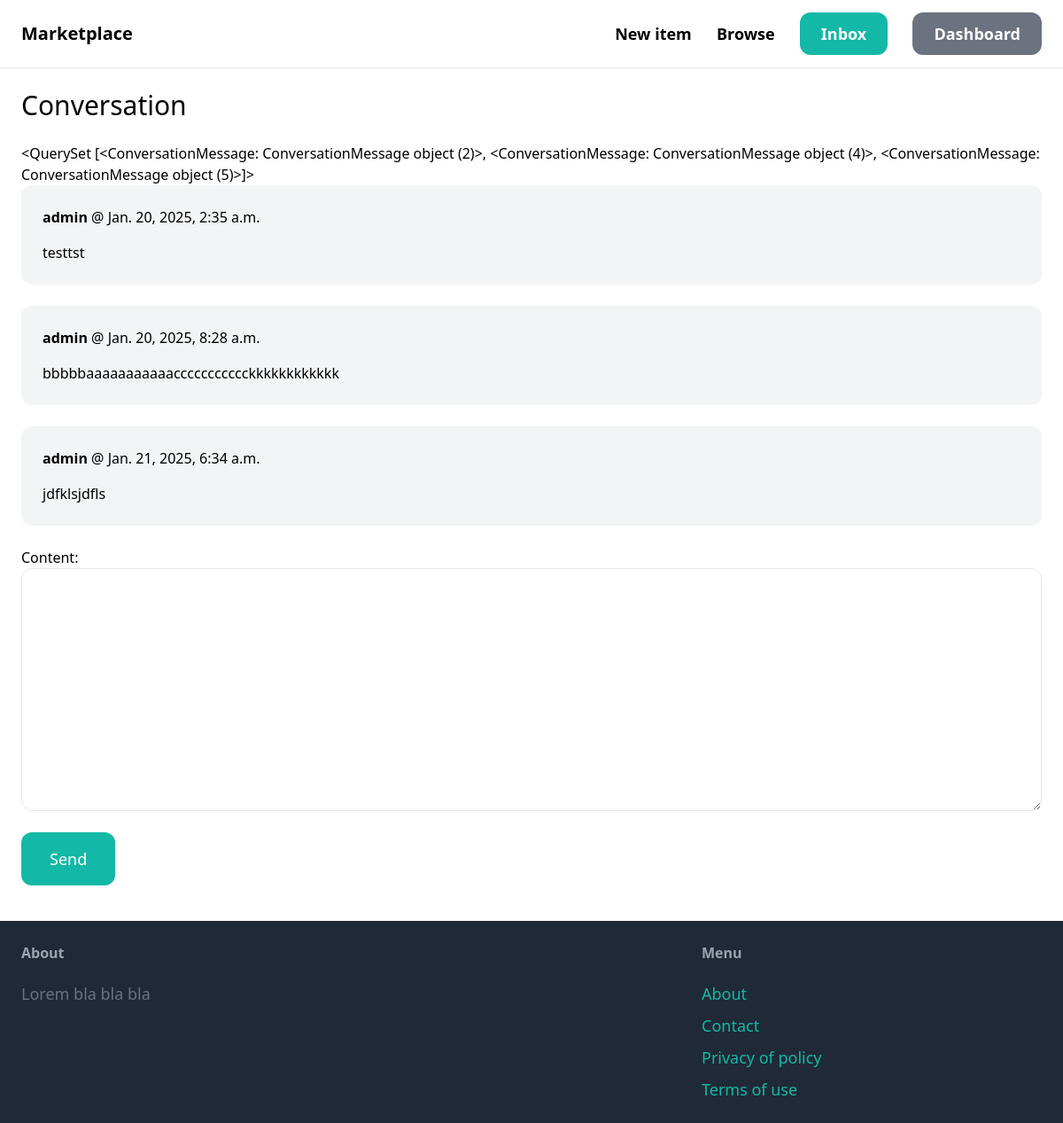
The app's page /inbox/4/ (signed in) with its own data.
### conversation_app/models.py (models this page shows)
class Conversation(models.Model):
    item = models.ForeignKey(Item, related_name='conversations', on_delete=models.CASCADE)
    members = models.ManyToManyField(User, related_name='conversations')
    created_at = models.DateTimeField(auto_now_add=True)
    modified_at = models.DateTimeField(auto_now=True)
    class Meta:
        ordering = ['-modified_at']

class ConversationMessage(models.Model):
    conversation = models.ForeignKey(Conversation, related_name='messages', on_delete=models.CASCADE)
    content = models.TextField()
    created_at = models.DateTimeField(auto_now_add=True)
    created_by = models.ForeignKey(User, related_name='created_messages', on_delete=models.CASCADE)

### conversation_app/views.py (the view)
# urls.py: path('<int:pk>/', views.detail, name='detail'),
@login_required
def detail(request, pk):
    conversation = Conversation.objects.filter(members__in=[request.user.id]).get(pk=pk)
    if request.method == "POST":
        form = ConversationMessageForm(request.POST)
        if form.is_valid():
            conversation_message = form.save(commit=False)
            conversation_message.conversation = conversation
            conversation_message.created_by = request.user
            conversation_message.save()
            conversation.save()
            return redirect('conversation_app:detail', pk=pk)
    else:
        form = ConversationMessageForm()
    return render(request, 'conversation/detail.html', {'conversation': conversation, 'form': form})

### conversation_app/forms.py
class ConversationMessageForm(forms.ModelForm):
    class Meta:
        model = ConversationMessage
        fields = ('content', )
        widgets = {
            'content': forms.Textarea(attrs={
                'class': 'w-full py-4 px-6 rounded-xl border',
            }),
        }

### conversation_app/templates/conversation/detail.html (shortened to what this page needs)
{% extends 'core/base.html' %}
{% block content %}
  <h1 class="mb-6 text-3xl">Conversation</h1>
  <h2 id="message">{{ conversation.messages.all }}</h2>
  <div class="space-y-6">
    {% for message in conversation.messages.all %}
      <div class="p-6 flex bg-gray-100 rounded-xl">
        <div>
          <p class="mb-4">
            <strong>{{ message.created_by.username }}</strong> @ {{ message.created_at }}
          </p>
          <p>{{ message.content }}</p>
        </div>
      </div>
    {% endfor %}
  </div>
  <form action="." method="post" class="mt-6">
    {{ form.as_p }}
    <button class="mt-6 py-4 px-8 text-lg bg-teal-500 hover:bg-teal-700 rounded-xl text-white">Send</button>
  </form>
{% endblock %}

### core_app/templates/core/base.html (shortened to what this page needs)
<html lang="en">
  <head>
    <script src="https://cdn.tailwindcss.com"></script>
  </head>
  <body>
    <nav class="px-6 py-6 flex justify-between items-center border-b border-gray-200">
      <a href="/" class="text-xl font-semibold">Marketplace</a>
      <div class="space-x-6">
        <a href="{% url 'items_app:new' %}" class="text-lg font-semibold hover:text-gray-500">New item</a>
        <a href="{% url 'items_app:items' %}" class="text-lg font-semibold hover:text-gray-500">Browse</a>
        {% if request.user.is_authenticated %}
          <a href="{% url 'conversation_app:inbox' %}" class="px-6 py-3 text-lg font-semibold bg-teal-500 text-white rounded-xl hover:bg-teal-700">Inbox</a>
          <a href="{% url 'dashboard_app:index' %}" class="px-6 py-3 text-lg font-semibold bg-gray-500 text-white rounded-xl hover:bg-teal-700">Dashboard</a>
        {% else %}
          <a href="{% url 'core_app:signup' %}" class="px-6 py-3 text-lg font-semibold bg-teal-500 text-white rounded-xl hover:bg-teal-700">Sign up</a>
          <a href="{% url 'core_app:login' %}" class="px-6 py-3 text-lg font-semibold bg-gray-500 text-white rounded-xl hover:bg-teal-700">Login in</a>
        {% endif %}
      </div>
    </nav>
    <div class="px-6 py-6">
      {% block content %}
      {% endblock %}
    </div>
    <footer class="py-6 px-6 flex justify-between bg-gray-800">
      <div class="w-2/3 pr-10">
        <h3 class="mb-5 font-semibold text-gray-400">About</h3>
        <p class="text-lg text-gray-500">Lorem bla bla bla</p>
      </div>
      <div class="w-1/3">
        <h3 class="mb-5 font-semibold text-gray-400">Menu</h3>
        <ul class="space-y-2">
          <li>
            <a href="#" class="text-lg text-teal-500 hover:text-teal-700">About</a>
          </li>
          <li>
            <a href="{% url 'core_app:contact' %}" class="text-lg text-teal-500 hover:text-teal-700">Contact</a>
          </li>
          <li>
            <a href="#" class="text-lg text-teal-500 hover:text-teal-700">Privacy of policy</a>
          </li>
          <li>
            <a href="#" class="text-lg text-teal-500 hover:text-teal-700">Terms of use</a>
          </li>
        </ul>
      </div>
    </footer>
  </body>
</html>

### records on screen
Conversation: messages.all "<QuerySet [<ConversationMessage: ConversationMessage object (2)>, <ConversationMessage: ConversationMessage object (4)>, <ConversationMessage: ConversationMessage object (5)>]>"
ConversationMessage: created_by.username "admin", created_at "Jan. 20, 2025, 2:35 a.m.", content "testtst"
ConversationMessage: created_by.username "admin", created_at "Jan. 20, 2025, 8:28 a.m.", content "bbbbbaaaaaaaaaaaccccccccccckkkkkkkkkkkk"
ConversationMessage: created_by.username "admin", created_at "Jan. 21, 2025, 6:34 a.m.", content "jdfklsjdfls"
